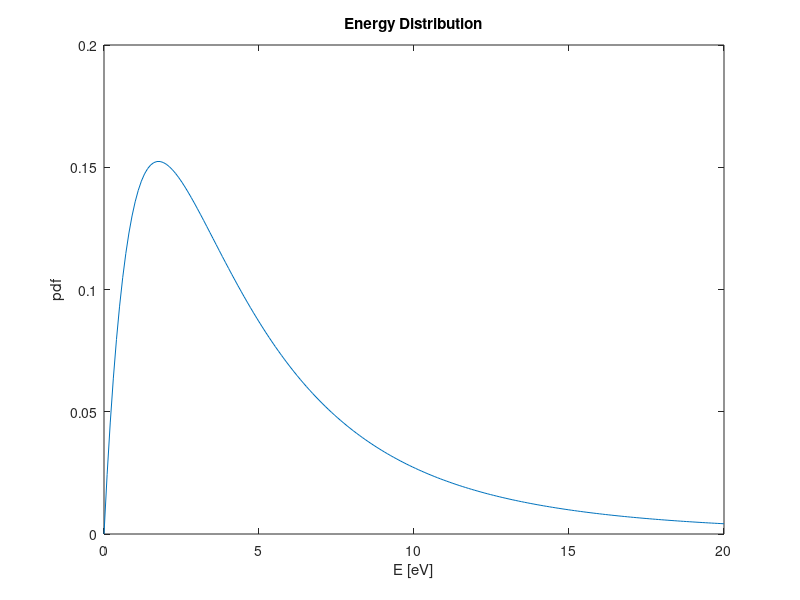

The MATLAB script that drew this image: (Note: this script raises an error after producing the figure.)
close all
clear all

% Number of simulated particles
nP = 1e6;

radius = 0.0005;

r = radius*sqrt(rand(nP,1));
theta = 2*pi*rand(nP,1);

% Sampling of  x,y,z
x_sample = r .* cos(theta);
y_sample = r .* sin(theta);
z_sample = zeros(nP,1) + 1e-6;

m = 184;

nPoints = 200;
maxE = 20;
Eb = 8.79; % Surface binding energy
a = 5; % Free parameter
E = linspace(0,maxE,nPoints);
dE = E(2);
thompson2 = a*(a-1)*E.*Eb^(a-1)./(E+Eb).^(a+1);
figure(234)
plot(E,thompson2)
xlabel('E [eV]')
ylabel('pdf')

title('Energy Distribution')


ecdf = cumsum(thompson2);
ecdf = ecdf./ecdf(end);
rand1 = rand(1,nP);

randTheta = 2*pi*rand(1,nP);
randPhi = 0.5*pi*rand(1,nP);
Esamp = interp1(ecdf,E,rand1);

v = sqrt(2*Esamp*1.602e-19/m/1.66e-27)';

    vx = v'.*cos(randTheta).*sin(randPhi);
    vy = v'.*sin(randTheta).*sin(randPhi);
    vz = v'.*cos(randPhi);





ncid = netcdf.create(strcat('./particle_source_0p5mm.nc'),'NC_WRITE')
 
dimP = netcdf.defDim(ncid,'nP',nP);

xVar = netcdf.defVar(ncid,'x','double',[dimP]);
yVar = netcdf.defVar(ncid,'y','double',[dimP]);
zVar = netcdf.defVar(ncid,'z','double',[dimP]);
vxVar = netcdf.defVar(ncid,'vx','double',[dimP]);
vyVar = netcdf.defVar(ncid,'vy','double',[dimP]);
vzVar = netcdf.defVar(ncid,'vz','double',[dimP]);

netcdf.endDef(ncid);
 
netcdf.putVar(ncid, xVar, x_sample);
netcdf.putVar(ncid, yVar, y_sample);
netcdf.putVar(ncid, zVar, z_sample);
netcdf.putVar(ncid, vxVar, vx);
netcdf.putVar(ncid, vyVar, vy);
netcdf.putVar(ncid, vzVar, vz);

netcdf.close(ncid);




